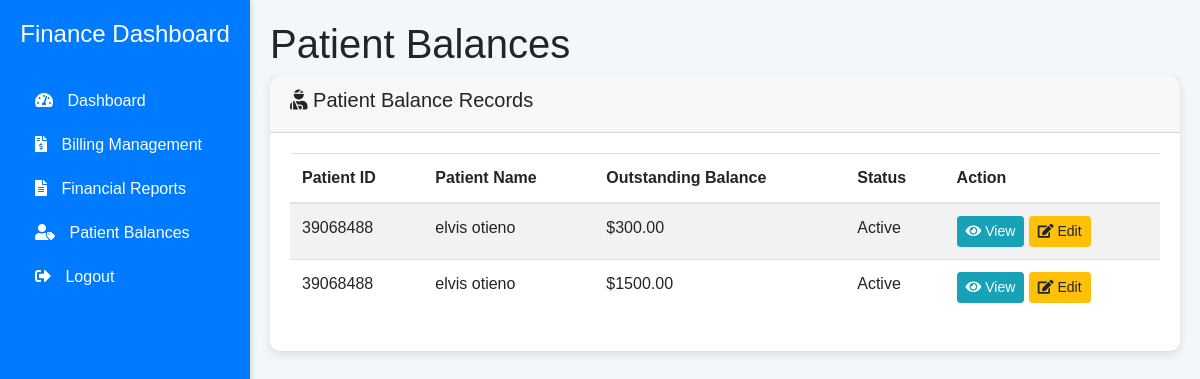
Before: /finance/balance.php (signed in) with the older database file.
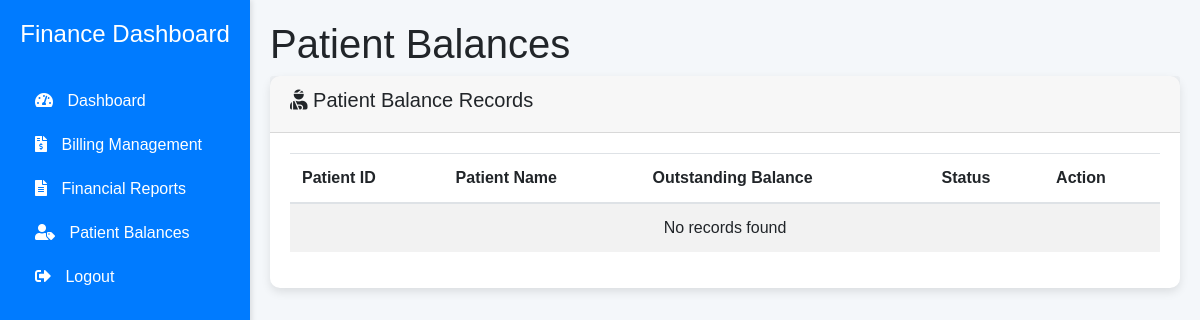
After: the same page with the newer database file.
### tables this page shows
CREATE TABLE `finance` (
  `FinanceID` int(11) NOT NULL,
  `PatientID` int(11) NOT NULL,
  `Amount` decimal(10,2) NOT NULL,
  `Description` varchar(255) NOT NULL,
  `PaymentStatus` enum('Paid','Unpaid') NOT NULL,
  `PaymentDate` datetime DEFAULT NULL,
  `CreatedAt` timestamp NOT NULL DEFAULT current_timestamp()
);

CREATE TABLE `patients` (
  `PatientID` int(11) NOT NULL,
  `firstname` varchar(100) NOT NULL,
  `lastname` varchar(255) NOT NULL,
  `Age` int(11) NOT NULL,
  `Gender` enum('Male','Female','Other') NOT NULL,
  `Phone` varchar(15) DEFAULT NULL,
  `Email` varchar(100) DEFAULT NULL,
  `Address` varchar(255) DEFAULT NULL,
  `CreatedAt` timestamp NOT NULL DEFAULT current_timestamp(),
  `Password` varchar(255) NOT NULL,
  `status` varchar(250) NOT NULL,
  `ProfileImage` varchar(250) NOT NULL,
  `reset_token` varchar(6) DEFAULT NULL,
  `token_expiration` int(11) DEFAULT NULL
);

### finance/balance.php (the view, shortened to what this page needs)
<?php
include '../access/config.php';
$patientBalances = [];
$query = "
    SELECT patients.PatientID, CONCAT(patients.firstname, ' ', patients.lastname) AS PatientName,
           finance.Amount AS OutstandingBalance, patients.status AS PatientStatus
    FROM patients
    LEFT JOIN finance ON patients.PatientID = finance.PatientID
    WHERE finance.PaymentStatus = 'Unpaid'
";
$result = $conn->query($query);
if ($result) {
    while ($row = $result->fetch_assoc()) {
        $patientBalances[] = $row;
    }
}
?>
<!DOCTYPE html>
<html lang="en">
<head>
    <link rel="stylesheet" href="https://stackpath.bootstrapcdn.com/bootstrap/4.5.2/css/bootstrap.min.css">
    <link rel="stylesheet" href="https://cdnjs.cloudflare.com/ajax/libs/font-awesome/5.15.1/css/all.min.css">
</head>
<body>
    <?php include 'sidebar.php'; ?>
    <div class="content">
        <h1>Patient Balances</h1>
        <div class="card">
            <div class="card-header">
                <h5><i class="fas fa-user-injured"></i> Patient Balance Records</h5>
            </div>
            <div class="card-body">
                <table class="table table-striped">
                    <thead>
                        <tr>
                            <th>Patient ID</th>
                            <th>Patient Name</th>
                            <th>Outstanding Balance</th>
                            <th>Status</th>
                            <th>Action</th>
                        </tr>
                    </thead>
                    <tbody>
                        <?php if (!empty($patientBalances)) : ?>
                            <?php foreach ($patientBalances as $balance) : ?>
                                <tr>
                                    <td><?php echo htmlspecialchars($balance['PatientID']); ?></td>
                                    <td><?php echo htmlspecialchars($balance['PatientName']); ?></td>
                                    <td>$<?php echo htmlspecialchars($balance['OutstandingBalance']); ?></td>
                                    <td><?php echo htmlspecialchars($balance['PatientStatus']); ?></td>
                                    <td>
                                        <a href="view_balance.php?id=<?php echo urlencode($balance['PatientID']); ?>" class="btn btn-info btn-sm"><i class="fas fa-eye"></i> View</a>
                                        <a href="edit_balance.php?id=<?php echo urlencode($balance['PatientID']); ?>" class="btn btn-warning btn-sm"><i class="fas fa-edit"></i> Edit</a>
                                    </td>
                                </tr>
                            <?php endforeach; ?>
                        <?php else : ?>
                            <tr>
                                <td colspan="5" class="text-center">No records found</td>
                            </tr>
                        <?php endif; ?>
                    </tbody>
                </table>
            </div>
        </div>
    </div>
</body>
</html>

Changed rows visible on the page:
removed finance: PatientID.PatientID "39068488", PatientName "elvis otieno", Amount "300.00", PatientID.status "Active"
removed finance: PatientID.PatientID "39068488", PatientName "elvis otieno", Amount "1500.00", PatientID.status "Active"
Other visible differences:
text now shown: "No records found"
